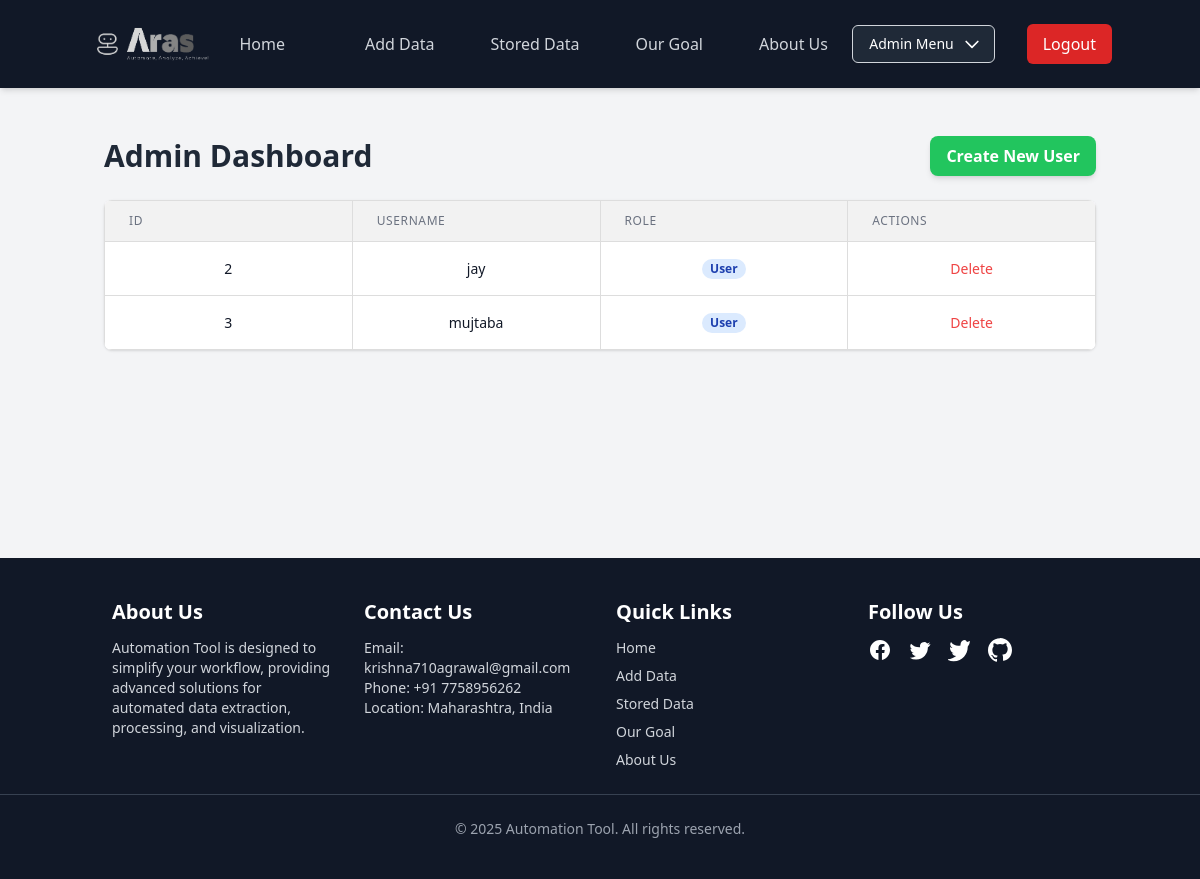
The app's page /admin/dashboard (signed in) with its own data.
### model.py (models this page shows)
class User(UserMixin, db.Model):
    id = db.Column(db.Integer, primary_key=True)
    email = db.Column(db.String(100), nullable=False, unique=True)
    username = db.Column(db.String(100), nullable=False, unique=True)
    password = db.Column(db.String(255), nullable=False)
    is_admin = db.Column(db.Boolean, default=False)  # True for admin, False for regular users

### main.py (the view)
@app.route('/admin/dashboard')
@admin_required
def admin_dashboard():
    users = User.query.all()
    return render_template('admin_dashboard.html', users=users)

### main.py (called while the page is built)
@login_manager.user_loader
def load_user(user_id):
    return db.get_or_404(User, user_id)

def admin_required(f):
    @wraps(f)
    @login_required
    def decorated_function(*args, **kwargs):
        if not current_user.is_admin:
            abort(403)  # Or you could redirect to a custom error page
        return f(*args, **kwargs)
    return decorated_function

### templates/admin_dashboard.html (shortened to what this page needs)
{% extends "base.html" %}
{% block content %}
<div class="container mx-auto px-4 py-6 mb-40">
  <div class="flex flex-col md:flex-row items-center justify-between mb-6">
    <h1 class="text-3xl font-extrabold text-gray-800 mb-4 md:mb-0">Admin Dashboard</h1>
    <a href="{{ url_for('create_user') }}" class="bg-green-500 hover:bg-green-600 text-white font-semibold px-4 py-2 rounded-lg shadow-md transition duration-200">
      Create New User
    </a>
  </div>
  <div class="bg-white shadow rounded-lg overflow-x-auto">
    <table class="min-w-full divide-y divide-gray-200">
      <thead class="bg-purple-50">
        <tr>
          <th scope="col" class="px-6 py-3 text-left text-xs font-medium text-gray-500 uppercase tracking-wider">ID</th>
          <th scope="col" class="px-6 py-3 text-left text-xs font-medium text-gray-500 uppercase tracking-wider">Username</th>
          <th scope="col" class="px-6 py-3 text-left text-xs font-medium text-gray-500 uppercase tracking-wider">Role</th>
          <th scope="col" class="px-6 py-3 text-left text-xs font-medium text-gray-500 uppercase tracking-wider">Actions</th>
        </tr>
      </thead>
<tbody class="bg-white divide-y divide-gray-200">
  {% for user in users %}
    {% if user.username != 'admin' %}
      <tr class="hover:bg-gray-100 transition-colors">
        <td class="px-6 py-4 whitespace-nowrap text-sm text-gray-900">{{ user.id - 1 }}</td>
        <td class="px-6 py-4 whitespace-nowrap text-sm text-gray-900">{{ user.username }}</td>
        <td class="px-6 py-4 whitespace-nowrap text-sm">
          {% if user.is_admin %}
            <span class="px-2 inline-flex text-xs leading-5 font-semibold rounded-full bg-green-100 text-green-800">Admin</span>
          {% else %}
            <span class="px-2 inline-flex text-xs leading-5 font-semibold rounded-full bg-blue-100 text-blue-800">User</span>
          {% endif %}
        </td>
        <td class="px-6 py-4 whitespace-nowrap text-sm">
          <a href="{{ url_for('delete_user', user_id=user.id) }}" class="text-red-500 hover:underline">Delete</a>
        </td>
      </tr>
    {% endif %}
  {% endfor %}
</tbody>
    </table>
  </div>
</div>
{% endblock %}

### static/css/styles.css (style rules this page uses)
table { border-collapse: collapse; width: 100%; table-layout: fixed; }
th, td { padding: 8px; text-align: center; border: 1px solid #ddd; word-wrap: break-word; }
th { background-color: #f2f2f2; }

### records on screen
User: id "2", username "jay", is_admin "User"
User: id "3", username "mujtaba", is_admin "User"
